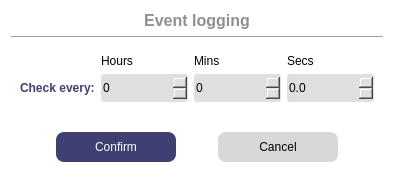
<?xml version="1.0" encoding="UTF-8"?>
<ui version="4.0">
 <class>WSetupLoggingEvery</class>
 <widget class="QDialog" name="WSetupLoggingEvery">
  <property name="geometry">
   <rect>
    <x>0</x>
    <y>0</y>
    <width>394</width>
    <height>182</height>
   </rect>
  </property>
  <property name="windowTitle">
   <string>Log data period configuration</string>
  </property>
  <property name="styleSheet">
   <string notr="true">#WSetupLoggingEvery {
 background-color:white;
 border-radius: 5px;
}
#label{
 color: #3E4072;
 font-weight: 800;
}
#buttonBox{
 background-color: #3E4072;
}
#label_Title{
 color: #8F8F8F;
 font-weight: 600;
}
QSpinBox,
#spinBox_SetupLoggingEverySecs {
 background-color:#DFDFDF;
 border-radius: 3px;
}
#pushButton_Confirm,
#pushButton_Cancel {
 border: none;
 border-radius: 8px;
}
#pushButton_Confirm {
 color: white;
 background-color: #3E4072;
}
#pushButton_Confirm:hover {
 color: white;
 background-color: #595D89;
}
#pushButton_Cancel {
 background-color: #D8D8D8;
}
#pushButton_Cancel:hover {
 background-color: #ACACAC;
}</string>
  </property>
  <layout class="QVBoxLayout" name="verticalLayout">
   <item>
    <widget class="QLabel" name="label_Title">
     <property name="font">
      <font>
       <pointsize>12</pointsize>
       <fontweight>DemiBold</fontweight>
      </font>
     </property>
     <property name="text">
      <string>Event logging</string>
     </property>
     <property name="alignment">
      <set>Qt::AlignCenter</set>
     </property>
    </widget>
   </item>
   <item>
    <widget class="Line" name="line">
     <property name="orientation">
      <enum>Qt::Horizontal</enum>
     </property>
    </widget>
   </item>
   <item>
    <widget class="QWidget" name="widget" native="true">
     <layout class="QGridLayout" name="gridLayout" columnstretch="1,3,3,3">
      <item row="1" column="0">
       <widget class="QLabel" name="label">
        <property name="text">
         <string>Check every:</string>
        </property>
       </widget>
      </item>
      <item row="1" column="1">
       <widget class="QSpinBox" name="spinBox_SetupLoggingEveryHours">
        <property name="minimumSize">
         <size>
          <width>0</width>
          <height>28</height>
         </size>
        </property>
        <property name="maximum">
         <number>120</number>
        </property>
       </widget>
      </item>
      <item row="0" column="1">
       <widget class="QLabel" name="label_2">
        <property name="text">
         <string>Hours</string>
        </property>
       </widget>
      </item>
      <item row="1" column="2">
       <widget class="QSpinBox" name="spinBox_SetupLoggingEveryMins">
        <property name="minimumSize">
         <size>
          <width>0</width>
          <height>28</height>
         </size>
        </property>
        <property name="maximum">
         <number>59</number>
        </property>
       </widget>
      </item>
      <item row="0" column="2">
       <widget class="QLabel" name="label_3">
        <property name="text">
         <string>Mins</string>
        </property>
       </widget>
      </item>
      <item row="1" column="3">
       <widget class="QDoubleSpinBox" name="spinBox_SetupLoggingEverySecs">
        <property name="minimumSize">
         <size>
          <width>0</width>
          <height>28</height>
         </size>
        </property>
        <property name="decimals">
         <number>1</number>
        </property>
        <property name="maximum">
         <double>59.899999999999999</double>
        </property>
       </widget>
      </item>
      <item row="0" column="3">
       <widget class="QLabel" name="label_4">
        <property name="text">
         <string>Secs</string>
        </property>
       </widget>
      </item>
     </layout>
    </widget>
   </item>
   <item>
    <spacer name="verticalSpacer">
     <property name="orientation">
      <enum>Qt::Vertical</enum>
     </property>
     <property name="sizeHint" stdset="0">
      <size>
       <width>20</width>
       <height>40</height>
      </size>
     </property>
    </spacer>
   </item>
   <item>
    <widget class="QWidget" name="widget_3" native="true">
     <layout class="QHBoxLayout" name="horizontalLayout">
      <item>
       <widget class="QPushButton" name="pushButton_Confirm">
        <property name="minimumSize">
         <size>
          <width>0</width>
          <height>30</height>
         </size>
        </property>
        <property name="maximumSize">
         <size>
          <width>120</width>
          <height>16777215</height>
         </size>
        </property>
        <property name="text">
         <string>Confirm</string>
        </property>
       </widget>
      </item>
      <item>
       <widget class="QPushButton" name="pushButton_Cancel">
        <property name="minimumSize">
         <size>
          <width>120</width>
          <height>30</height>
         </size>
        </property>
        <property name="maximumSize">
         <size>
          <width>120</width>
          <height>16777215</height>
         </size>
        </property>
        <property name="text">
         <string>Cancel</string>
        </property>
       </widget>
      </item>
     </layout>
    </widget>
   </item>
  </layout>
 </widget>
 <resources/>
 <connections>
  <connection>
   <sender>pushButton_Cancel</sender>
   <signal>clicked()</signal>
   <receiver>WSetupLoggingEvery</receiver>
   <slot>reject()</slot>
   <hints>
    <hint type="sourcelabel">
     <x>302</x>
     <y>143</y>
    </hint>
    <hint type="destinationlabel">
     <x>296</x>
     <y>252</y>
    </hint>
   </hints>
  </connection>
  <connection>
   <sender>pushButton_Confirm</sender>
   <signal>clicked()</signal>
   <receiver>WSetupLoggingEvery</receiver>
   <slot>accept()</slot>
   <hints>
    <hint type="sourcelabel">
     <x>160</x>
     <y>160</y>
    </hint>
    <hint type="destinationlabel">
     <x>149</x>
     <y>230</y>
    </hint>
   </hints>
  </connection>
 </connections>
</ui>
